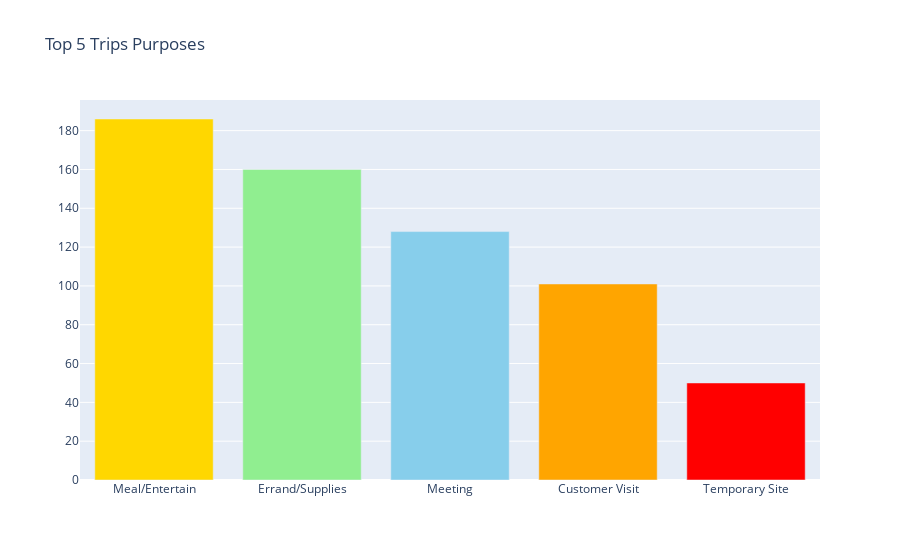

Notebook code cell kept with this figure:
### Code cell
filter = ['Meal/Entertain', 'Errand/Supplies', 'Meeting', 'Customer Visit', 'Temporary Site']

filtered = df[df['PURPOSE'].isin(filter)]

fig = go.Figure()

fig.add_trace(go.Bar(
    x=filtered['PURPOSE'].unique(), 
    y=filtered['PURPOSE'].value_counts(), 
    marker_color=['gold', 'lightgreen', 'skyblue', 'orange', 'red'],
    name='Bar')
    )

fig.update_layout(title='Top 5 Trips Purposes')

fig.show()

### Figure 1 — Plotly figure (JSON) as saved in the notebook; plotly's stock layout.template omitted (floating-point values rounded to 4 significant figures)
{"data": [{"marker": {"color": ["gold", "lightgreen", "skyblue", "orange", "red"]}, "name": "Bar", "type": "bar", "x": ["Meal/Entertain", "Errand/Supplies", "Meeting", "Customer Visit", "Temporary Site"], "y": [186, 160, 128, 101, 50]}], "layout": {"title": {"text": "Top 5 Trips Purposes"}}}
